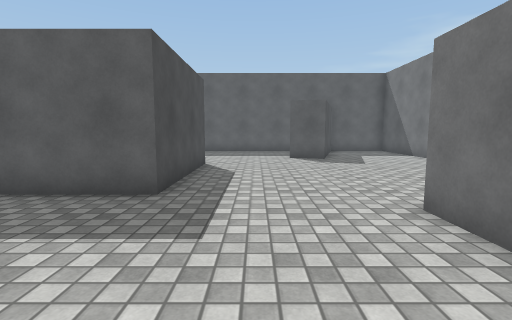
View 1 (above)

16 first-person views from a walk through a 3-D level made in the Unity game engine. The camera is 1.2 m above the floor, tilts 6° down and sees 85° across. The floor is counted in squares, 1 m on a side. Each view is taken from the middle of a square. On the plan, view 1 faces up. The plan holds only what a view shows up to about 13 squares ahead; the rest is blank. The place goes on beyond the plan. Some animated figures are left out. Surface patterns are stand-ins for the level's own textures.

View 2
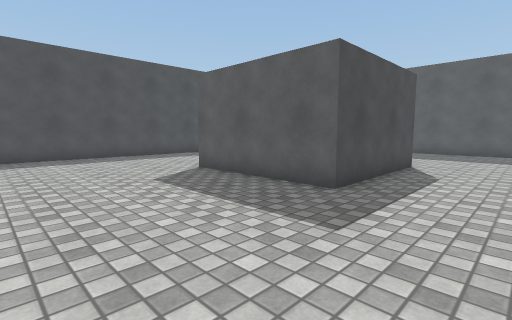

View 3
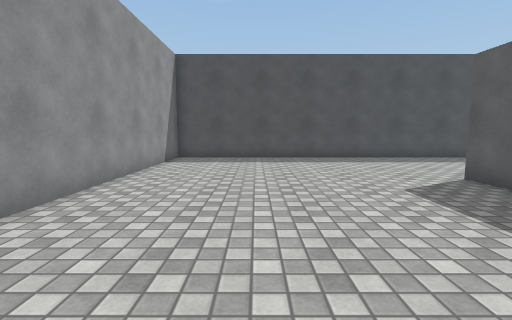

View 4
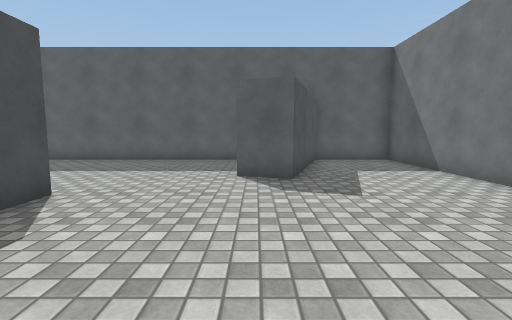

View 5
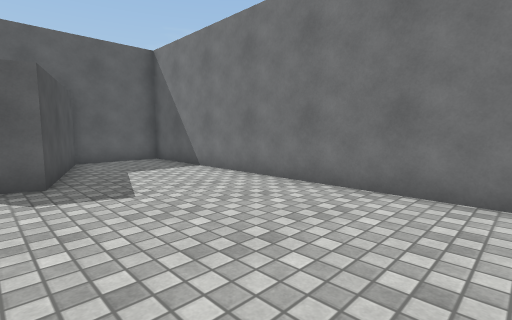

View 6
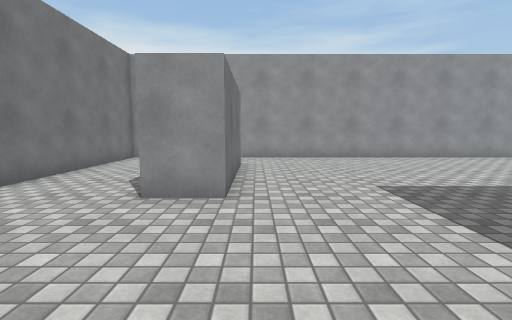

View 7
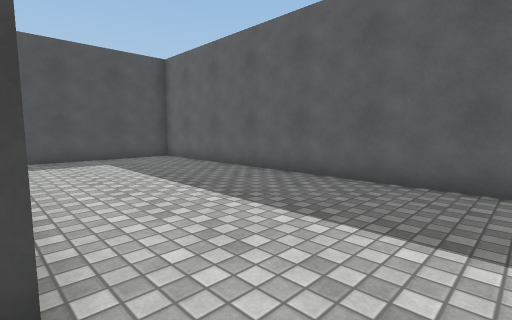

View 8
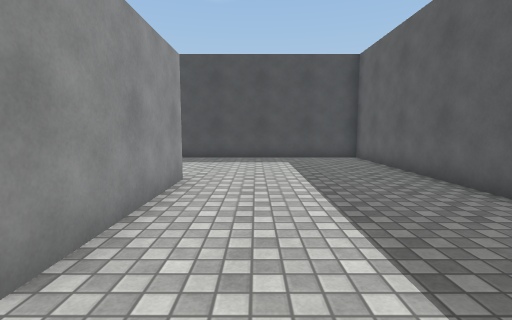

View 9
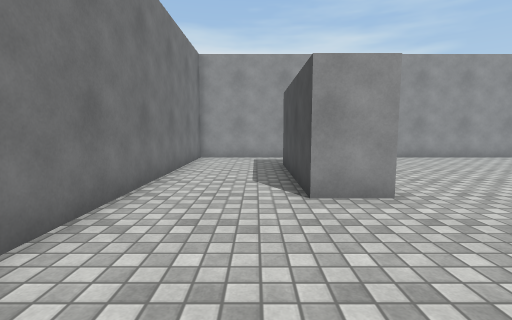

View 10
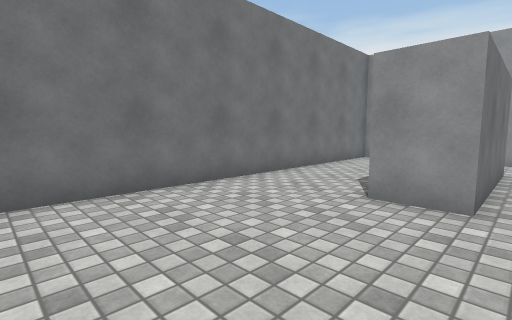

View 11
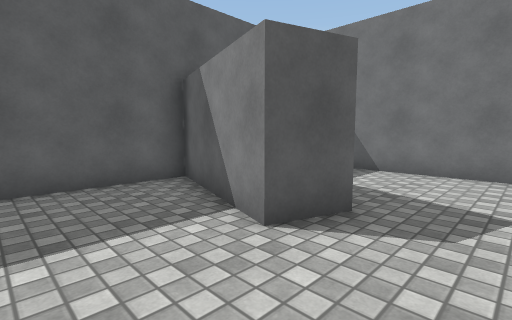

View 12
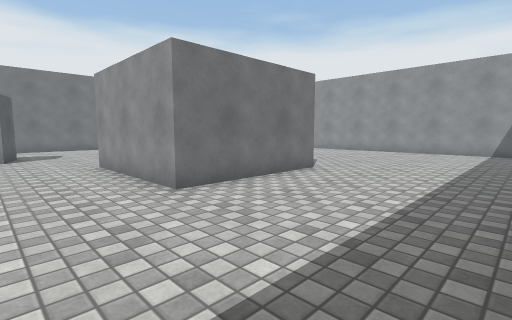

View 13
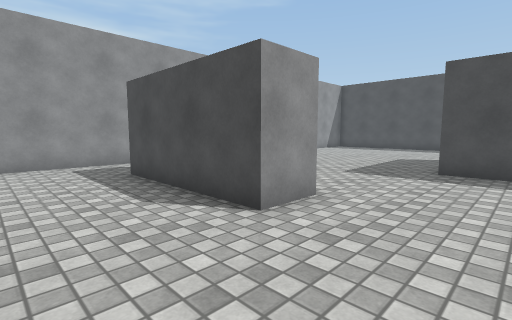

View 14
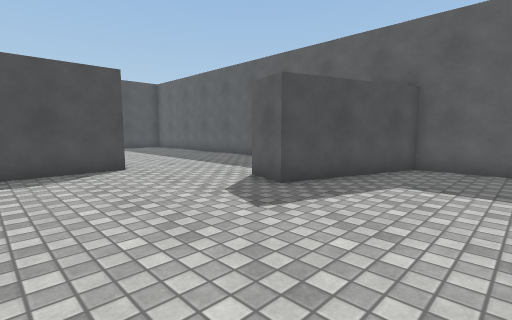

View 15
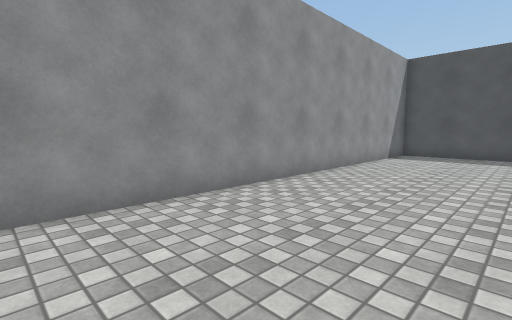

View 16
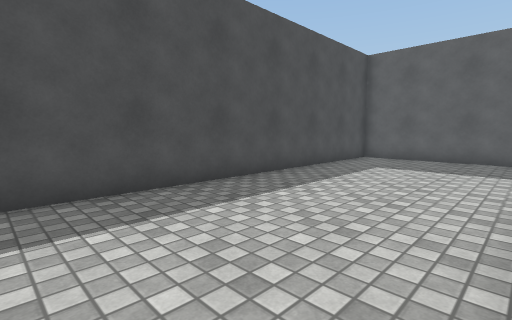

### Floor plan
Points are (right, up) in squares from view 1. A wall is a line through its corners. A room is listed if a view was taken in it or the views show most of it. See-through windows are left out.
Room 1 (views 1, 2, 3, 4, 5, 6, 7, 8, 9, 10, 11, 12, 13, 14, 15, 16)
walls: (-1.9, 5.2) (-6.9, 5.2) (-6.9, 10.2) (-1.9, 10.2) (-1.9, 5.2); (1.5, 12.3) (2.9, 16.5) (-12.5, 16.5) (-12.5, -3.5) (7.5, -3.5) (7.5, 16.5) (4.4, 16.5) (2.9, 11.9) (1.5, 12.3); (2.5, -0.9) (2.5, 4.1) (4, 4.1) (4, -0.9)

Positions as (right, up) in squares from view 1, and headings:
1: (0, 0), facing up
2: (1, 0), facing up-left
3: (0, 0), facing left
4: (2, 5), facing up
5: (2, 5), facing up-right
6: (2, 9), facing down
7: (0, 10), facing up-left
8: (0, 12), facing left
9: (5, 9), facing down
10: (2, 9), facing down-right
11: (-1, 10), facing up-right
12: (-12, 13), facing down-right
13: (7, 7), facing down-left
14: (7, 7), facing up-left
15: (2, 1), facing down-left
16: (-7, 4), facing up-left
